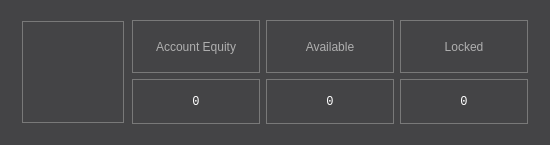
<?xml version="1.0" encoding="UTF-8"?>
<ui version="4.0">
 <class>Profile</class>
 <widget class="QDialog" name="Profile">
  <property name="geometry">
   <rect>
    <x>0</x>
    <y>0</y>
    <width>550</width>
    <height>145</height>
   </rect>
  </property>
  <property name="minimumSize">
   <size>
    <width>550</width>
    <height>145</height>
   </size>
  </property>
  <property name="maximumSize">
   <size>
    <width>550</width>
    <height>145</height>
   </size>
  </property>
  <property name="windowTitle">
   <string>Profile</string>
  </property>
  <property name="windowIcon">
   <iconset resource="res.qrc">
    <normaloff>:/icons/Resources/profile.png</normaloff>:/icons/Resources/profile.png</iconset>
  </property>
  <property name="styleSheet">
   <string notr="true">background-color: #444446;
color:rgb(255, 255, 255);
</string>
  </property>
  <widget class="QWidget" name="layoutWidget">
   <property name="geometry">
    <rect>
     <x>20</x>
     <y>20</y>
     <width>511</width>
     <height>104</height>
    </rect>
   </property>
   <layout class="QHBoxLayout" name="horizontalLayout_3">
    <item>
     <widget class="QLabel" name="label">
      <property name="minimumSize">
       <size>
        <width>102</width>
        <height>102</height>
       </size>
      </property>
      <property name="maximumSize">
       <size>
        <width>102</width>
        <height>102</height>
       </size>
      </property>
      <property name="styleSheet">
       <string notr="true">border: 1px solid rgb(121, 121, 121);</string>
      </property>
      <property name="text">
       <string/>
      </property>
      <property name="pixmap">
       <pixmap resource="res.qrc">:/icons/Resources/profile100x100.png</pixmap>
      </property>
     </widget>
    </item>
    <item>
     <layout class="QVBoxLayout" name="verticalLayout">
      <item>
       <layout class="QHBoxLayout" name="horizontalLayout">
        <item>
         <widget class="QLabel" name="label_1">
          <property name="styleSheet">
           <string notr="true">border: 1px solid rgb(121, 121, 121);
color: rgb(175, 175, 175);
font: 10pt &quot;Courier New&quot;;</string>
          </property>
          <property name="text">
           <string>Account Equity</string>
          </property>
          <property name="alignment">
           <set>Qt::AlignmentFlag::AlignCenter</set>
          </property>
         </widget>
        </item>
        <item>
         <widget class="QLabel" name="label_2">
          <property name="styleSheet">
           <string notr="true">border: 1px solid rgb(121, 121, 121);
color: rgb(175, 175, 175);
font: 10pt &quot;Courier New&quot;;</string>
          </property>
          <property name="text">
           <string>Available</string>
          </property>
          <property name="alignment">
           <set>Qt::AlignmentFlag::AlignCenter</set>
          </property>
         </widget>
        </item>
        <item>
         <widget class="QLabel" name="label_3">
          <property name="styleSheet">
           <string notr="true">border: 1px solid rgb(121, 121, 121);
color: rgb(175, 175, 175);
font: 10pt &quot;Courier New&quot;;</string>
          </property>
          <property name="text">
           <string>Locked</string>
          </property>
          <property name="alignment">
           <set>Qt::AlignmentFlag::AlignCenter</set>
          </property>
         </widget>
        </item>
       </layout>
      </item>
      <item>
       <layout class="QHBoxLayout" name="horizontalLayout_2">
        <item>
         <widget class="QLabel" name="accountEquity">
          <property name="minimumSize">
           <size>
            <width>128</width>
            <height>45</height>
           </size>
          </property>
          <property name="maximumSize">
           <size>
            <width>128</width>
            <height>45</height>
           </size>
          </property>
          <property name="font">
           <font>
            <family>Courier New</family>
            <italic>false</italic>
            <bold>false</bold>
           </font>
          </property>
          <property name="styleSheet">
           <string notr="true">border: 1px solid rgb(121, 121, 121);</string>
          </property>
          <property name="text">
           <string>0</string>
          </property>
          <property name="scaledContents">
           <bool>false</bool>
          </property>
          <property name="alignment">
           <set>Qt::AlignmentFlag::AlignCenter</set>
          </property>
         </widget>
        </item>
        <item>
         <widget class="QLabel" name="available">
          <property name="minimumSize">
           <size>
            <width>128</width>
            <height>45</height>
           </size>
          </property>
          <property name="maximumSize">
           <size>
            <width>128</width>
            <height>45</height>
           </size>
          </property>
          <property name="font">
           <font>
            <family>Courier New</family>
           </font>
          </property>
          <property name="styleSheet">
           <string notr="true">border: 1px solid rgb(121, 121, 121);</string>
          </property>
          <property name="text">
           <string>0</string>
          </property>
          <property name="scaledContents">
           <bool>false</bool>
          </property>
          <property name="alignment">
           <set>Qt::AlignmentFlag::AlignCenter</set>
          </property>
         </widget>
        </item>
        <item>
         <widget class="QLabel" name="locked">
          <property name="minimumSize">
           <size>
            <width>128</width>
            <height>45</height>
           </size>
          </property>
          <property name="maximumSize">
           <size>
            <width>128</width>
            <height>45</height>
           </size>
          </property>
          <property name="font">
           <font>
            <family>Courier New</family>
           </font>
          </property>
          <property name="styleSheet">
           <string notr="true">border: 1px solid rgb(121, 121, 121);</string>
          </property>
          <property name="text">
           <string>0</string>
          </property>
          <property name="alignment">
           <set>Qt::AlignmentFlag::AlignCenter</set>
          </property>
         </widget>
        </item>
       </layout>
      </item>
     </layout>
    </item>
   </layout>
  </widget>
 </widget>
 <resources>
  <include location="res.qrc"/>
 </resources>
 <connections/>
</ui>
